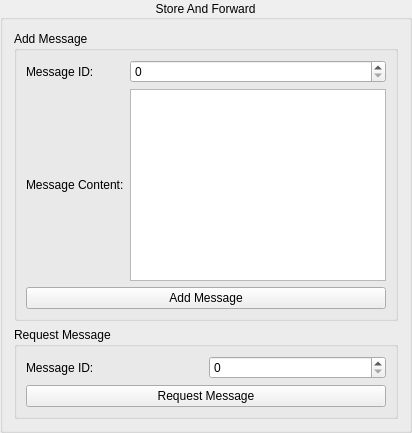
             <widget class="QGroupBox" name="storeAndForwardGroupBox">
              <property name="title">
               <string>Store And Forward</string>
              </property>
              <property name="alignment">
               <set>Qt::AlignCenter</set>
              </property>
              <property name="flat">
               <bool>false</bool>
              </property>
              <layout class="QGridLayout" name="gridLayout_4">
               <item row="1" column="0">
                <widget class="QGroupBox" name="groupBox_6">
                 <property name="title">
                  <string>Request Message</string>
                 </property>
                 <property name="flat">
                  <bool>true</bool>
                 </property>
                 <layout class="QGridLayout" name="gridLayout_26">
                  <item row="0" column="0">
                   <widget class="QLabel" name="label_50">
                    <property name="text">
                     <string>Message ID:</string>
                    </property>
                   </widget>
                  </item>
                  <item row="0" column="1">
                   <widget class="QSpinBox" name="StoreAndForward_RequestMessage_MessageID_SpinBox"/>
                  </item>
                  <item row="1" column="0" colspan="2">
                   <widget class="QPushButton" name="storeAndForwardStoreAndForward_RequestMessage_RequestMessage_Button">
                    <property name="text">
                     <string>Request Message</string>
                    </property>
                   </widget>
                  </item>
                 </layout>
                </widget>
               </item>
               <item row="0" column="0">
                <widget class="QGroupBox" name="groupBox_4">
                 <property name="title">
                  <string>Add Message</string>
                 </property>
                 <property name="flat">
                  <bool>true</bool>
                 </property>
                 <layout class="QGridLayout" name="gridLayout_25">
                  <item row="0" column="1">
                   <widget class="QSpinBox" name="StoreAndForward_Message_MessageID_SpinBox"/>
                  </item>
                  <item row="0" column="0">
                   <widget class="QLabel" name="label_48">
                    <property name="text">
                     <string>Message ID:</string>
                    </property>
                   </widget>
                  </item>
                  <item row="2" column="0" colspan="2">
                   <widget class="QPushButton" name="StoreAndForward_Message_AddMessage_Button">
                    <property name="text">
                     <string>Add Message</string>
                    </property>
                   </widget>
                  </item>
                  <item row="1" column="1">
                   <widget class="QPlainTextEdit" name="StoreAndForward_Message_MessageContent_PlainTextEdit"/>
                  </item>
                  <item row="1" column="0">
                   <widget class="QLabel" name="label_49">
                    <property name="text">
                     <string>Message Content:</string>
                    </property>
                   </widget>
                  </item>
                 </layout>
                </widget>
               </item>
              </layout>
             </widget>
